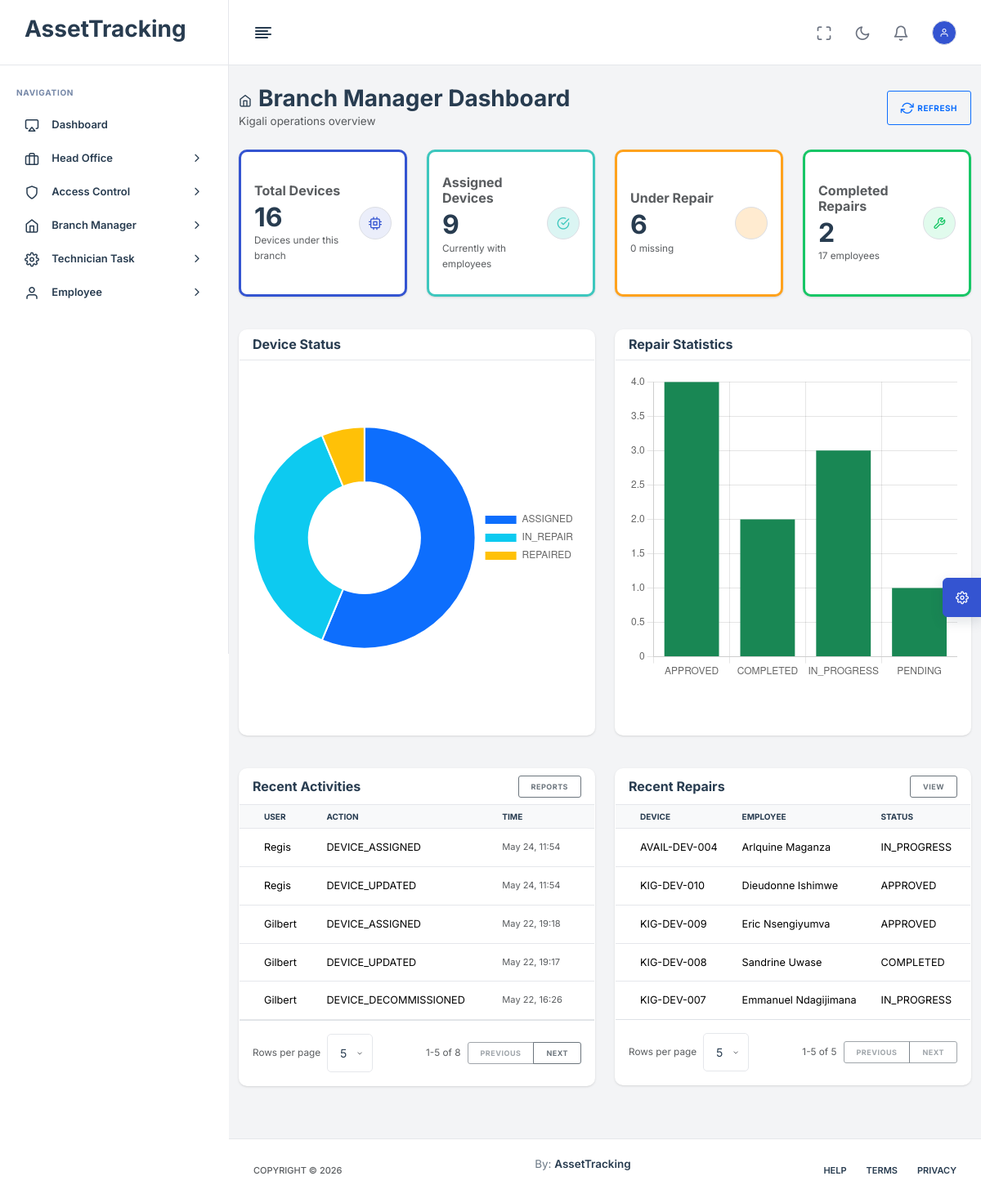
The page /dashboard/branch/ (signed in) on the database as committed earlier.
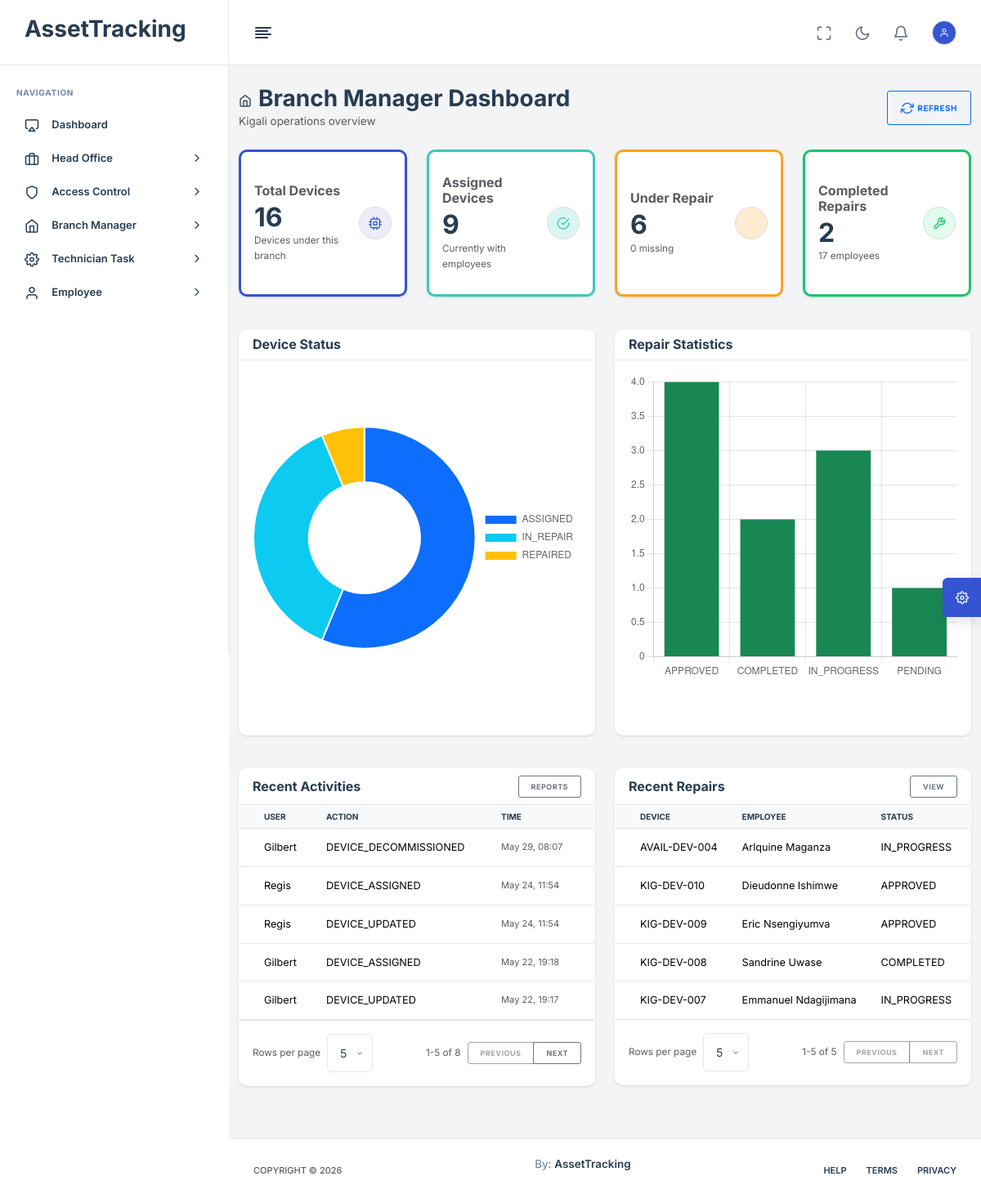
The same page on the database as committed later.
### App/models.py (models this page shows, shortened)
class AuditLog(models.Model):
    user = models.ForeignKey(User, null=True, on_delete=models.SET_NULL)
    action = models.CharField(max_length=255)
    model_name = models.CharField(max_length=100)
    object_id = models.IntegerField(null=True, blank=True)
    timestamp = models.DateTimeField(auto_now_add=True)
    details = models.TextField(blank=True)

class User(AbstractBaseUser, PermissionsMixin):
    ROLE_CHOICES = [
        ('HEAD_OFFICE', 'Head Office'),
        ('BRANCH_MANAGER', 'Branch Manager'),
        ('TECHNICIAN', 'Technician'),
        ('EMPLOYEE', 'Employee'),
    ]
    username = models.CharField(max_length=150, unique=True)
    email = models.EmailField(unique=True)
    role = models.CharField(max_length=30, choices=ROLE_CHOICES, default='EMPLOYEE')
    dynamic_role = models.ForeignKey(
        Role,
        on_delete=models.SET_NULL,
        null=True,
        blank=True,
        related_name="users",
    )
    is_active = models.BooleanField(default=True)
    is_staff = models.BooleanField(default=False)
    must_change_password = models.BooleanField(default=False)
    date_joined = models.DateTimeField(auto_now_add=True)
    objects = UserManager()
    USERNAME_FIELD = 'username'
    REQUIRED_FIELDS = ['email']
    @property
    def effective_role_name(self):
        return self.dynamic_role.name if self.dynamic_role else self.get_role_display()

class RepairRequest(models.Model):
    STATUS_CHOICES = [
        ('PENDING', 'Pending'),
        ('APPROVED', 'Approved'),
        ('REJECTED', 'Rejected'),
        ('IN_PROGRESS', 'In Progress'),
        ('COMPLETED', 'Completed'),
    ]
    device = models.ForeignKey(Device, on_delete=models.CASCADE)
    employee = models.ForeignKey(Employee, on_delete=models.CASCADE)
    issue_description = models.TextField()
    priority = models.CharField(max_length=20, default='NORMAL')
    status = models.CharField(max_length=20, choices=STATUS_CHOICES, default='PENDING')
    request_date = models.DateTimeField(auto_now_add=True)
    approved_by = models.ForeignKey(User, null=True, blank=True, on_delete=models.SET_NULL)

class SoftDeleteModel(models.Model):
    is_deleted = models.BooleanField(default=False)
    deleted_at = models.DateTimeField(null=True, blank=True)
    deleted_by = models.ForeignKey(
        settings.AUTH_USER_MODEL,
        null=True,
        blank=True,
        on_delete=models.SET_NULL,
        related_name="%(class)s_deleted_records",
    )
    deletion_reason = models.TextField(blank=True)
    class Meta:
        abstract = True

class Device(SoftDeleteModel):
    STATUS_CHOICES = [
        ('AVAILABLE', 'Available'),
        ('ASSIGNED', 'Assigned'),
        ('PENDING_RETURN', 'Pending Return'),
        ('IN_REPAIR', 'In Repair'),
        ('COMPLETED', 'Completed'),
        ('REPAIRED', 'Repaired'),
        ('MISSING', 'Missing'),
        ('RETIRED', 'Retired'),
        ('DECOMMISSIONED', 'Decommissioned'),
    ]
    LOCATION_CHOICES = [
        ('HEAD_OFFICE', 'Head Office'),
        ('BRANCH', 'Branch'),
        ('EMPLOYEE', 'Employee'),
        ('TECHNICIAN', 'Head Office / Technician'),
    ]
    device_type = models.CharField(max_length=50)
    brand = models.CharField(max_length=100)
    model = models.CharField(max_length=100)
    serial_number = models.CharField(max_length=100, unique=True)
    company_tag = models.CharField(max_length=100, unique=True)  # QR / Barcode
    purchase_date = models.DateField(null=True, blank=True)
    warranty_expiry = models.DateField(null=True, blank=True)
    status = models.CharField(max_length=20, choices=STATUS_CHOICES, default='AVAILABLE')
    assigned_employee = models.ForeignKey('Employee', null=True, blank=True, on_delete=models.SET_NULL)
    assigned_branch = models.ForeignKey('Branch', null=True, blank=True, on_delete=models.SET_NULL)
    location_type = models.CharField(max_length=20, choices=LOCATION_CHOICES, default='HEAD_OFFICE')
    current_location = models.CharField(max_length=255, default="Head Office")
    condition_notes = models.TextField(blank=True)
    registered_at = models.DateTimeField(auto_now_add=True)
    decommissioned_at = models.DateTimeField(null=True, blank=True)
    decommissioned_by = models.ForeignKey(
        settings.AUTH_USER_MODEL,
        null=True,
        blank=True,
        on_delete=models.SET_NULL,
        related_name="decommissioned_devices",
    )
    decommission_reason = models.CharField(max_length=255, blank=True)
    decommission_notes = models.TextField(blank=True)
    previous_status_before_decommission = models.CharField(max_length=20, blank=True)
    last_location_before_decommission = models.CharField(max_length=255, blank=True)

class Employee(SoftDeleteModel):
    STATUS_CHOICES = [
        ('ACTIVE', 'Active'),
        ('INACTIVE', 'Inactive'),
        ('EXITED', 'Exited'),
    ]
    user = models.OneToOneField(settings.AUTH_USER_MODEL, on_delete=models.CASCADE, null=True, blank=True)
    employee_id = models.CharField(max_length=100, unique=True, null=True, blank=True)
    full_name = models.CharField(max_length=255)
    position = models.CharField(max_length=255)
    branch = models.ForeignKey(Branch, on_delete=models.SET_NULL, null=True, related_name='employees')
    department = models.ForeignKey(Department, on_delete=models.SET_NULL, null=True, blank=True)
    status = models.CharField(max_length=10, choices=STATUS_CHOICES, default='ACTIVE')
    hire_date = models.DateField(null=True, blank=True)
    exit_date = models.DateField(null=True, blank=True)

### App/views.py (the view)
# urls.py: path("dashboard/branch/", branch_manager_dashboard, name="branch_manager_dashboard"),
@login_required
@permission_required("view_branch_devices")
def branch_manager_dashboard(request):
    employee = _employee_for_user(request.user)
    branch = employee.branch if employee else None
    devices = Device.objects.filter(assigned_branch=branch, is_deleted=False) if branch else Device.objects.none()
    employees = Employee.objects.filter(branch=branch, is_deleted=False) if branch else Employee.objects.none()
    repairs = RepairRequest.objects.select_related("device", "employee").filter(
        device__assigned_branch=branch
    ) if branch else RepairRequest.objects.none()
    recent_audits = AuditLog.objects.select_related("user").filter(
        Q(model_name="Device", object_id__in=devices.values("id"))
        | Q(model_name="RepairRequest", object_id__in=repairs.values("id"))
        | Q(details__icontains=branch.name if branch else "")
    ).order_by("-timestamp")[:8] if branch else AuditLog.objects.none()
    status_data = list(devices.values("status").annotate(count=Count("id")).order_by("status"))
    repair_data = list(repairs.values("status").annotate(count=Count("id")).order_by("status"))
    context = {
        "branch": branch,
        "total_devices": devices.count(),
        "assigned_devices": devices.filter(status="ASSIGNED").count(),
        "under_repair_devices": devices.filter(status="IN_REPAIR").count(),
        "completed_repairs": repairs.filter(status="COMPLETED").count(),
        "employee_count": employees.count(),
        "missing_count": devices.filter(status="MISSING").count(),
        "repair_count": devices.filter(status="IN_REPAIR").count(),
        "recent_audits": recent_audits,
        "recent_repairs": repairs.order_by("-request_date")[:5],
        "device_status_data": status_data,
        "repair_status_data": repair_data,
        "sessions": InventorySession.objects.filter(branch=branch).order_by("-start_date")[:5] if branch else [],
    }
    return render(request, "BranchManage/Dashboard.html", context)

### App/access_control.py (called while the page is built, shortened)
def all_permission_codenames():
    return [codename for permissions in PERMISSION_DEFINITIONS.values() for codename, _ in permissions]

def user_has_permission(user, codename):
    if not user or not user.is_authenticated:
        return False
    if user.is_superuser or user.role == "HEAD_OFFICE":
        return True
    if getattr(user, "dynamic_role_id", None):
        return user.dynamic_role.permissions.filter(codename=codename).exists()
    role_permissions = DEFAULT_ROLE_PERMISSIONS.get(user.role, [])
    return role_permissions == "__all__" or codename in role_permissions

def get_user_permission_codenames(user):
    if not user or not user.is_authenticated:
        return []
    if user.is_superuser or user.role == "HEAD_OFFICE":
        return all_permission_codenames()

### App/context_processors.py (called while the page is built)
def access_control(request):
    user = getattr(request, "user", None)
    if not user or not user.is_authenticated:
        return {}
    return {
        "accessible_menu": build_accessible_menu(user),
        "user_permissions": get_user_permission_codenames(user),
    }

### App/views.py (called while the page is built)
def _employee_for_user(user):
    return Employee.objects.select_related("branch", "department").filter(user=user).first()

### templates/BranchManage/Dashboard.html (shortened to what the changed rows need)
{% extends 'base.html' %}
{% load static %}
{% block content %}
<div class="container-fluid py-4">
    <div class="row mb-4">
        <div class="col-12">
            <div class="d-flex justify-content-between align-items-center">
                <div>
                    <h1 class="h3 mb-0"><i class="feather-home me-2"></i>Branch Manager Dashboard</h1>
                </div>
            </div>
        </div>
    </div>
    <div class="row mb-4">
        <div class="col-lg-3 col-md-6 mb-3">
            <div class="card border-start border-primary border-3 h-100">
                <div class="card-body d-flex align-items-center">
                    <div class="flex-grow-1">
                        <h2 class="mb-0">{{ total_devices }}</h2>
                    </div>
                </div>
            </div>
        </div>
        <div class="col-lg-3 col-md-6 mb-3">
            <div class="card border-start border-info border-3 h-100">
                <div class="card-body d-flex align-items-center">
                    <div class="flex-grow-1">
                        <h2 class="mb-0">{{ assigned_devices }}</h2>
                    </div>
                </div>
            </div>
        </div>
        <div class="col-lg-3 col-md-6 mb-3">
            <div class="card border-start border-warning border-3 h-100">
                <div class="card-body d-flex align-items-center">
                    <div class="flex-grow-1">
                        <h2 class="mb-0">{{ under_repair_devices }}</h2>
                    </div>
                </div>
            </div>
        </div>
        <div class="col-lg-3 col-md-6 mb-3">
            <div class="card border-start border-success border-3 h-100">
                <div class="card-body d-flex align-items-center">
                    <div class="flex-grow-1">
                        <h2 class="mb-0">{{ completed_repairs }}</h2>
                    </div>
                </div>
            </div>
        </div>
    </div>
    <div class="row">
        <div class="col-lg-6 mb-3">
            <div class="card">
                <div class="card-body p-0">
                    <div class="table-responsive">
                        <table class="table table-hover table-sm align-middle mb-0">
                            <thead class="table-light"><tr><th>User</th><th>Action</th><th>Time</th></tr></thead>
                            <tbody>
                            {% for audit in recent_audits %}
                                <tr>
                                    <td>{{ audit.user.username|default:"System" }}</td>
                                    <td><span>{{ audit.action }}</span></td>
                                    <td><small class="text-muted">{{ audit.timestamp|date:"M d, H:i" }}</small></td>
                                </tr>
                            {% empty %}
                                <tr><td colspan="3" class="text-center text-muted py-3">No recent activities</td></tr>
                            {% endfor %}
                            </tbody>
                        </table>
                    </div>
                </div>
            </div>
        </div>
        <div class="col-lg-6 mb-3">
            <div class="card">
                <div class="card-body p-0">
                    <div class="table-responsive">
                        <table class="table table-hover table-sm align-middle mb-0">
                            <thead class="table-light"><tr><th>Device</th><th>Employee</th><th>Status</th><th>Date</th></tr></thead>
                            <tbody>
                            {% for repair in recent_repairs %}
                                <tr>
                                    <td>{{ repair.device.company_tag }}</td>
                                    <td>{{ repair.employee.full_name }}</td>
                                    <td><span>{{ repair.status }}</span></td>
                                    <td><small class="text-muted">{{ repair.request_date|date:"M d, H:i" }}</small></td>
                                </tr>
                            {% empty %}
                                <tr><td colspan="4" class="text-center text-muted py-3">No repair records</td></tr>
                            {% endfor %}
                            </tbody>
                        </table>
                    </div>
                </div>
            </div>
        </div>
    </div>
</div>
<script>
document.addEventListener('DOMContentLoaded', function() {
    const deviceData = {{ device_status_data|safe }};
    const repairData = {{ repair_status_data|safe }};
    const colors = ['#0d6efd', '#0dcaf0', '#ffc107', '#198754', '#dc3545', '#6c757d', '#fd7e14'];
    const deviceCtx = document.getElementById('branchDeviceStatusChart');
    if (deviceCtx) {
        new Chart(deviceCtx, {
            type: 'doughnut',
            data: {
                labels: deviceData.map(item => item.status),
                datasets: [{data: deviceData.map(item => item.count), backgroundColor: colors}]
            },
            options: {responsive: true, plugins: {legend: {position: 'right'}}}
        });
    }
    const repairCtx = document.getElementById('branchRepairStatusChart');
    if (repairCtx) {
        new Chart(repairCtx, {
            type: 'bar',
            data: {
                labels: repairData.map(item => item.status),
                datasets: [{label: 'Repairs', data: repairData.map(item => item.count), backgroundColor: '#198754'}]
            },
            options: {responsive: true, plugins: {legend: {display: false}}, scales: {y: {beginAtZero: true}}}
        });
    }
});
</script>
{% endblock %}

Rows that differ between the two databases and show on the page:
no longer on this page (row unchanged): AuditLog: user.username "Gilbert", action "DEVICE_DECOMMISSIONED", timestamp "May 22, 16:26"
added AuditLog: user.username "Gilbert", action "DEVICE_DECOMMISSIONED", timestamp "May 29, 08:07"
